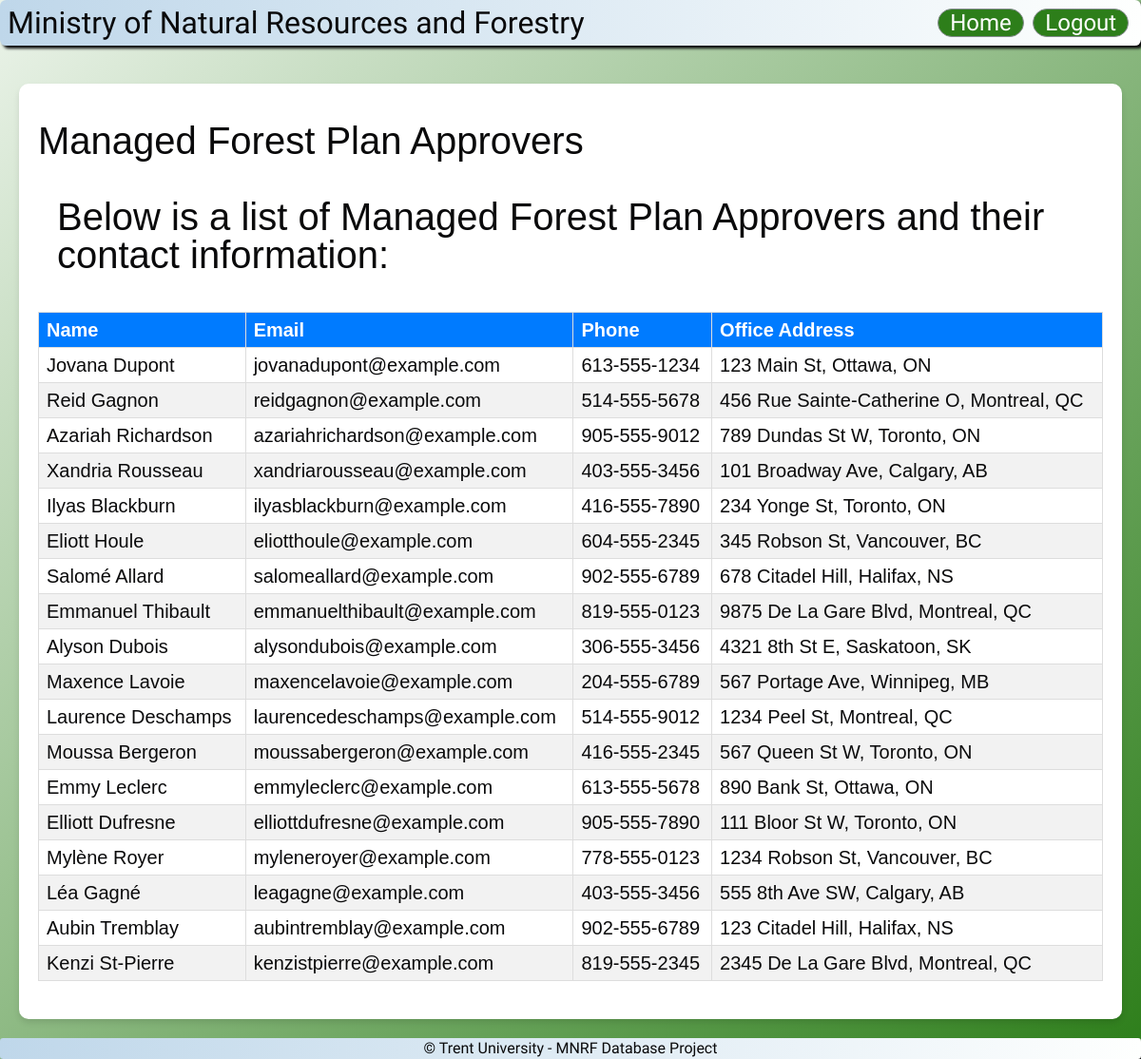
Screenshot of /pages/connect-mfpa.php (signed in) with the database file from the repository.
### tables this page shows
CREATE TABLE `managed_forest_plan_approvers` (
  `id` int(11) NOT NULL,
  `name` varchar(50) DEFAULT NULL,
  `email` varchar(100) DEFAULT NULL,
  `phone_number` varchar(20) DEFAULT NULL,
  `office_address` varchar(200) DEFAULT NULL
);

### pages/connect-mfpa.php (the view, shortened to what this page needs)
<?php
$pdo = connectDB();
$sql = "SELECT * FROM managed_forest_plan_approvers";
$stmt = $pdo->prepare($sql);
$stmt->execute();
$approvers = $stmt->fetchAll(PDO::FETCH_ASSOC);
?>
<!DOCTYPE html>
<html lang="en">
<head>
    <?php include "../includes/metadata.php"; ?>
    <link rel="stylesheet" href="styles/master.css" />
</head>
<body>
    <?php include '../includes/header-landowner.php'; ?>
    <main>
        <section>
            <div class="content-container">
                <h1 class="section-title">Managed Forest Plan Approvers</h1>
                <h1 class="section-title"><p>Below is a list of Managed Forest Plan Approvers and their contact information:</p></h1>
                <table>
                    <thead>
                        <tr>
                            <th>Name</th>
                            <th>Email</th>
                            <th>Phone</th>
                            <th>Office Address</th>
                        </tr>
                    </thead>
                    <tbody>
                        <?php foreach ($approvers as $approver) : ?>
                            <tr>
                                <td><?php echo htmlspecialchars($approver['name']); ?></td>
                                <td><?php echo htmlspecialchars($approver['email']); ?></td>
                                <td><?php echo htmlspecialchars($approver['phone_number']); ?></td>
                                <td><?php echo nl2br(htmlspecialchars($approver['office_address'])); ?></td>
                            </tr>
                        <?php endforeach; ?>
                    </tbody>
                </table>
            </div>
        </section>
    </main>
    <?php include '../includes/footer.php'; ?>
</body>
</html>

### styles/master.css (style rules this page uses)
:root { --offblack: #0A0A0B; --dullgreen: #2D7E1A; --bluetint: #BFD7EA; --softgray: #848B8E; --offwhite: #FEFFFE; min-height: 100vh; font-family: "Lato", sans-serif; color: var(--offblack); background-image: linear-gradient(to top left, var(--dullgreen), var(--offwhite) 110%); background-repeat: no-repeat; }
body { padding: 1rem; }
.section-title { margin-top: 20px; font-size: 2em; margin-bottom: 20px; }
body { font-size: 20px; }
p { padding: 20px; }

### pages/connect-mfpa.php (style rules this page uses)
body { font-family: Arial, sans-serif; margin: 0; padding: 0; }
.content-container { background-color: white; padding: 20px; margin: 20px; border-radius: 10px; box-shadow: 0 4px 6px rgba(0, 0, 0, 0.1); }
table { width: 100%; border-collapse: collapse; margin-bottom: 20px; }
table, th, td { border: 1px solid #ddd; text-align: left; padding: 8px; }
table tr:nth-child(even) { background-color: #f2f2f2; }
table th { background-color: #007bff; color: white; font-weight: bold; }

### rows the page displays
managed_forest_plan_approvers: name "Jovana Dupont", email "jovanadupont@example.com", phone_number "613-555-1234", office_address "123 Main St, Ottawa, ON"
managed_forest_plan_approvers: name "Reid Gagnon", email "reidgagnon@example.com", phone_number "514-555-5678", office_address "456 Rue Sainte-Catherine O, Montreal, QC"
managed_forest_plan_approvers: name "Azariah Richardson", email "azariahrichardson@example.com", phone_number "905-555-9012", office_address "789 Dundas St W, Toronto, ON"
managed_forest_plan_approvers: name "Xandria Rousseau", email "xandriarousseau@example.com", phone_number "403-555-3456", office_address "101 Broadway Ave, Calgary, AB"
managed_forest_plan_approvers: name "Ilyas Blackburn", email "ilyasblackburn@example.com", phone_number "416-555-7890", office_address "234 Yonge St, Toronto, ON"
managed_forest_plan_approvers: name "Eliott Houle", email "eliotthoule@example.com", phone_number "604-555-2345", office_address "345 Robson St, Vancouver, BC"
managed_forest_plan_approvers: name "Salomé Allard", email "salomeallard@example.com", phone_number "902-555-6789", office_address "678 Citadel Hill, Halifax, NS"
managed_forest_plan_approvers: name "Emmanuel Thibault", email "emmanuelthibault@example.com", phone_number "819-555-0123", office_address "9875 De La Gare Blvd, Montreal, QC"
managed_forest_plan_approvers: name "Alyson Dubois", email "alysondubois@example.com", phone_number "306-555-3456", office_address "4321 8th St E, Saskatoon, SK"
managed_forest_plan_approvers: name "Maxence Lavoie", email "maxencelavoie@example.com", phone_number "204-555-6789", office_address "567 Portage Ave, Winnipeg, MB"
managed_forest_plan_approvers: name "Laurence Deschamps", email "laurencedeschamps@example.com", phone_number "514-555-9012", office_address "1234 Peel St, Montreal, QC"
managed_forest_plan_approvers: name "Moussa Bergeron", email "moussabergeron@example.com", phone_number "416-555-2345", office_address "567 Queen St W, Toronto, ON"
managed_forest_plan_approvers: name "Emmy Leclerc", email "emmyleclerc@example.com", phone_number "613-555-5678", office_address "890 Bank St, Ottawa, ON"
managed_forest_plan_approvers: name "Elliott Dufresne", email "elliottdufresne@example.com", phone_number "905-555-7890", office_address "111 Bloor St W, Toronto, ON"
managed_forest_plan_approvers: name "Mylène Royer", email "myleneroyer@example.com", phone_number "778-555-0123", office_address "1234 Robson St, Vancouver, BC"
managed_forest_plan_approvers: name "Léa Gagné", email "leagagne@example.com", phone_number "403-555-3456", office_address "555 8th Ave SW, Calgary, AB"
managed_forest_plan_approvers: name "Aubin Tremblay", email "aubintremblay@example.com", phone_number "902-555-6789", office_address "123 Citadel Hill, Halifax, NS"
managed_forest_plan_approvers: name "Kenzi St-Pierre", email "kenzistpierre@example.com", phone_number "819-555-2345", office_address "2345 De La Gare Blvd, Montreal, QC"
